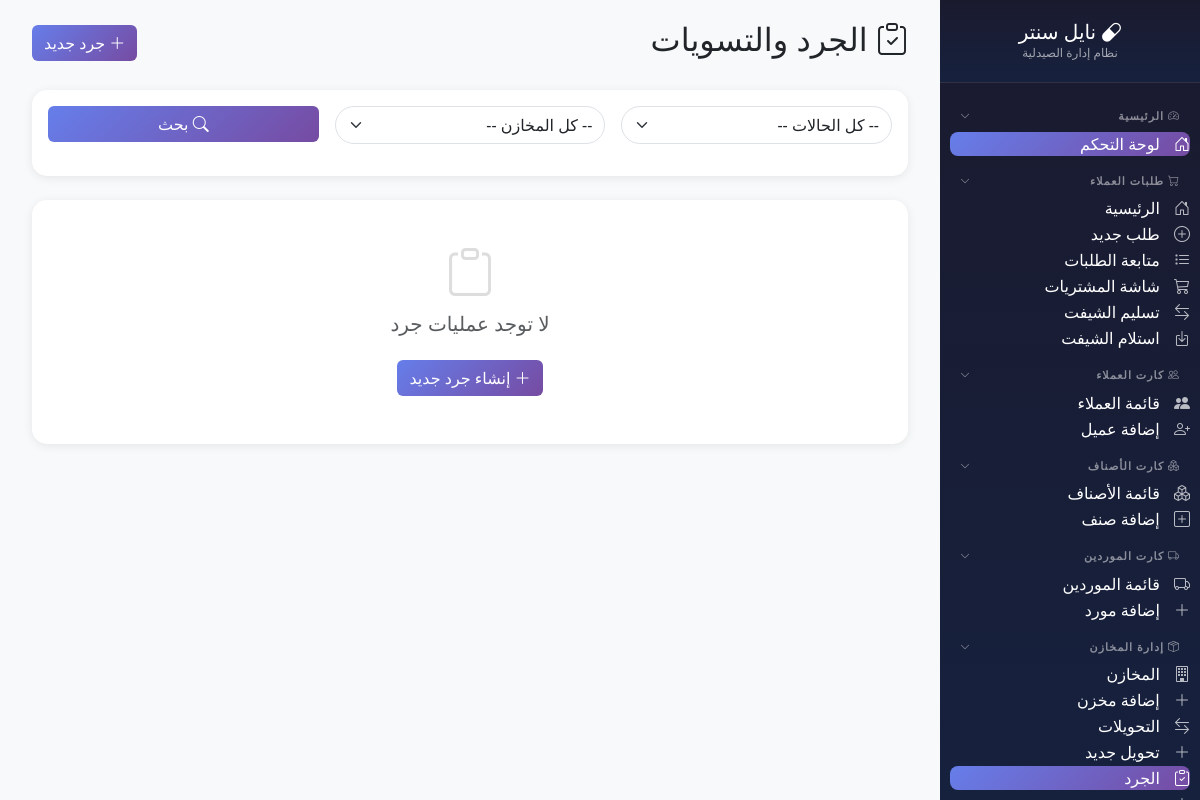
/modules/inventory/adjustments/index.php (signed in), run on an earlier commit of the app's database.
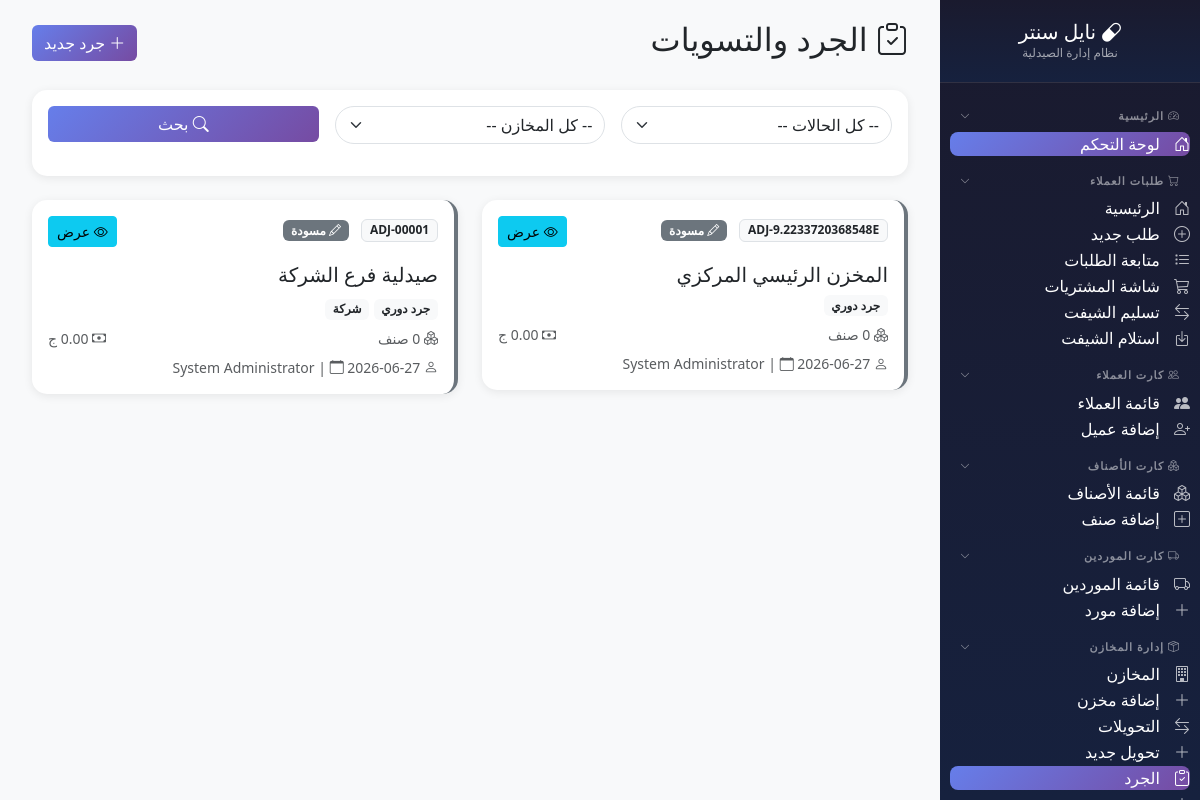
And on a later commit of the database.
### tables this page shows
CREATE TABLE `stock_adjustments` (
  `id` int(11) NOT NULL,
  `adjustment_code` varchar(20) NOT NULL,
  `store_id` int(11) NOT NULL,
  `adjustment_type` enum('periodic','spot','year_end','damage','expired') DEFAULT 'periodic',
  `status` enum('draft','counting','completed','cancelled') DEFAULT 'draft',
  `total_items` int(11) DEFAULT 0,
  `counted_items` int(11) DEFAULT 0,
  `total_variance_qty` decimal(12,3) DEFAULT 0.000,
  `total_variance_cost` decimal(12,2) DEFAULT 0.00,
  `counted_by` int(11) DEFAULT NULL,
  `approved_by` int(11) DEFAULT NULL,
  `counted_at` datetime DEFAULT NULL,
  `approved_at` datetime DEFAULT NULL,
  `notes` text DEFAULT NULL,
  `created_at` timestamp NOT NULL DEFAULT current_timestamp()
);

CREATE TABLE `stores` (
  `id` int(11) NOT NULL,
  `store_code` varchar(20) NOT NULL,
  `store_name` varchar(100) NOT NULL,
  `store_type` enum('central_main','branch_main','sub_store','pharmacy','warehouse','damaged','expired','returned') DEFAULT 'sub_store',
  `branch_id` int(11) DEFAULT NULL,
  `parent_store_id` int(11) DEFAULT NULL,
  `is_main` tinyint(1) DEFAULT 0,
  `is_active` tinyint(1) DEFAULT 1,
  `notes` text DEFAULT NULL,
  `created_by` int(11) DEFAULT NULL,
  `created_at` timestamp NOT NULL DEFAULT current_timestamp(),
  `updated_at` timestamp NOT NULL DEFAULT current_timestamp() ON UPDATE current_timestamp()
);

CREATE TABLE `users` (
  `id` int(11) NOT NULL,
  `username` varchar(50) NOT NULL,
  `password` varchar(255) NOT NULL,
  `full_name` varchar(100) NOT NULL,
  `role` enum('admin','pharmacist','purchaser','cashier') DEFAULT 'pharmacist',
  `branch_code` varchar(20) DEFAULT NULL,
  `phone` varchar(20) DEFAULT NULL,
  `is_active` tinyint(1) DEFAULT 1,
  `last_login` datetime DEFAULT NULL,
  `created_at` timestamp NOT NULL DEFAULT current_timestamp(),
  `updated_at` timestamp NOT NULL DEFAULT current_timestamp() ON UPDATE current_timestamp()
);

CREATE TABLE `branches` (
  `id` int(11) NOT NULL,
  `branch_code` varchar(20) NOT NULL,
  `branch_name` varchar(100) NOT NULL,
  `address` varchar(200) DEFAULT NULL,
  `phone` varchar(20) DEFAULT NULL,
  `is_active` tinyint(1) DEFAULT 1,
  `created_at` timestamp NOT NULL DEFAULT current_timestamp()
);

### modules/inventory/adjustments/index.php (the view, shortened to what the rows shown need)
<?php
$db = getDB();
$page_title = 'الجرد والتسويات';
$page = max(1, intval($_GET['page'] ?? 1));
$per_page = 20;
$offset = ($page - 1) * $per_page;
$where = "WHERE 1=1";
$params = [];
$sql = "SELECT
    a.*,
    s.store_name, s.store_code,
    b.branch_name,
    u1.full_name as counted_by_name,
    u2.full_name as approved_by_name
FROM stock_adjustments a
LEFT JOIN stores s ON a.store_id = s.id
LEFT JOIN branches b ON s.branch_id = b.id
LEFT JOIN users u1 ON a.counted_by = u1.id
LEFT JOIN users u2 ON a.approved_by = u2.id
{$where}
ORDER BY a.created_at DESC
LIMIT {$per_page} OFFSET {$offset}";
$stmt = $db->prepare($sql);
$stmt->execute($params);
$adjustments = $stmt->fetchAll();
$status_labels = [
    'draft' => ['مسودة', 'bg-secondary', 'bi-pencil'],
    'counting' => ['جاري العد', 'bg-warning text-dark', 'bi-clipboard-data'],
    'completed' => ['مكتمل', 'bg-success', 'bi-check-circle'],
    'cancelled' => ['ملغي', 'bg-dark', 'bi-x-octagon']
];
$type_labels = [
    'periodic' => 'جرد دوري',
    'spot' => 'جرد مفاجئ',
    'year_end' => 'جرد نهاية سنة',
    'damage' => 'جرد تالف',
    'expired' => 'جرد هالك'
];
?>
<!DOCTYPE html>
<html lang="ar" dir="rtl">
<head>
    <link href="https://cdn.jsdelivr.net/npm/bootstrap@5.3.2/dist/css/bootstrap.rtl.min.css" rel="stylesheet">
    <link href="https://cdn.jsdelivr.net/npm/bootstrap-icons@1.11.1/font/bootstrap-icons.css" rel="stylesheet">
</head>
<body>
    <div class="main-content">
        <div class="container-fluid">
            <div class="d-flex justify-content-between align-items-center mb-4">
                <h2><i class="bi bi-clipboard-check"></i> <?= $page_title ?></h2>
            </div>
            <div class="row">
                <?php foreach ($adjustments as $adj): ?>
                <?php $status_info = $status_labels[$adj['status']] ?? ['غير معروف', 'bg-secondary', 'bi-question']; ?>
                <div class="col-md-6 mb-4">
                    <div class="card adjustment-card status-<?= $adj['status'] ?>">
                        <div class="card-body">
                            <div class="d-flex justify-content-between align-items-start mb-3">
                                <div>
                                    <span class="badge bg-light text-dark border"><?= htmlspecialchars($adj['adjustment_code']) ?></span>
                                    <span class="badge <?= $status_info[1] ?> ms-2">
                                        <i class="bi <?= $status_info[2] ?>"></i> <?= $status_info[0] ?>
                                    </span>
                                </div>
                                <div>
                                    <a href="view.php?id=<?= $adj['id'] ?>" class="btn btn-sm btn-info">
                                        <i class="bi bi-eye"></i> عرض
                                    </a>
                                </div>
                            </div>
                            <h5 class="card-title"><?= htmlspecialchars($adj['store_name']) ?></h5>
                            <div class="mb-2">
                                <span class="badge bg-light text-dark"><?= $type_labels[$adj['adjustment_type']] ?? 'غير معروف' ?></span>
                                <?php if ($adj['branch_name']): ?>
                                    <span class="badge bg-light text-dark"><?= htmlspecialchars($adj['branch_name']) ?></span>
                                <?php endif; ?>
                            </div>
                            <div class="d-flex justify-content-between text-muted small">
                                <span><i class="bi bi-boxes"></i> <?= $adj['total_items'] ?> صنف</span>
                                <span><i class="bi bi-cash"></i> <?= number_format($adj['total_variance_cost'], 2) ?> ج</span>
                            </div>
                            <div class="mt-2 text-muted small">
                                <i class="bi bi-person"></i> <?= htmlspecialchars($adj['counted_by_name'] ?? 'غير معروف') ?> |
                                <i class="bi bi-calendar"></i> <?= date('Y-m-d', strtotime($adj['created_at'])) ?>
                            </div>
                        </div>
                    </div>
                </div>
                <?php endforeach; ?>
            </div>
        </div>
    </div>
</body>
</html>

What changed in the data, as far as the page shows it:
added stock_adjustments: adjustment_code "ADJ-9.2233720368548E", status "مسودة", store.store_name "المخزن الرئيسي المركزي", adjustment_type "جرد دوري", users.full_name "System Administrator", created_at "2026-06-27"
added stock_adjustments: adjustment_code "ADJ-00001", status "مسودة", store.store_name "صيدلية فرع الشركة", adjustment_type "جرد دوري", branches.branch_name "شركة", users.full_name "System Administrator", created_at "2026-06-27"
Also different on the page:
text no longer shown: "لا توجد عمليات جرد إنشاء جرد جديد"
